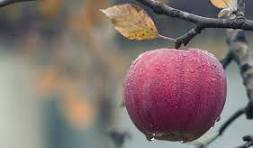
#> input picture Code/Image/image.jpg, 253 x 148 px, found by its file name
$ jupyter execute 'CSE_4876(Lab_2).ipynb'   (shell and % lines are left out)
#> lines starting #> are read from the running program, lines starting #| are printed output that depends on the picture; after the words box and inside, x2 and y2 are one past the last pixel; in counts of white or black regions, pixels touching at a corner belong together
[cell 1]
from google.colab import files
files.upload()
#> the answer given: image.jpg

[cell 2]
import numpy as np
import matplotlib.pyplot as plt
from PIL import Image

# Load the RGB image
image_path = "/content/image.jpg"  # Replace with the path to your RGB image
rgb_image = Image.open(image_path)
#> rgb_image is the input picture: PIL image 253x148 RGB; mean R, G, B 130.1, 113.3, 112

# Convert the RGB image to a NumPy array
rgb_array = np.array(rgb_image)

# Apply the conversion formula to obtain the grayscale image
gray_array = 0.299 * rgb_array[:, :, 0] + 0.587 * rgb_array[:, :, 1] + 0.114 * rgb_array[:, :, 2]
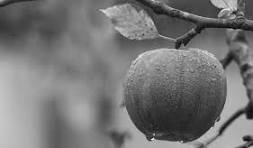
#> gray_array: shape (148, 253) float64; min 0.57, max 247, mean 118.2

# Display the original and grayscale images side by side
plt.figure(figsize=(10, 5))

plt.subplot(1, 2, 1)
plt.title("Original RGB Image")
plt.imshow(rgb_array)
plt.axis("on")

plt.subplot(1, 2, 2)
plt.title("Grayscale Image")
plt.imshow(gray_array, cmap="gray")
plt.axis("on")

plt.show()
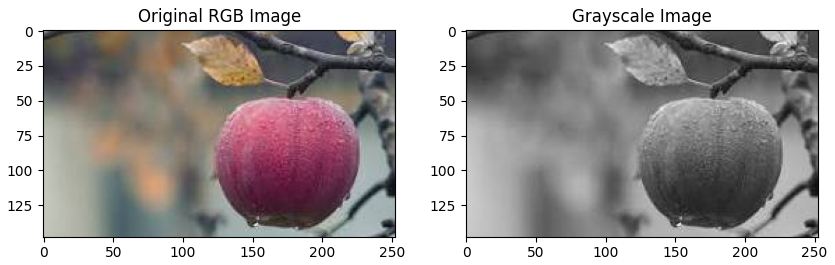
#> figure drawn by matplotlib, 2 panels

[cell 3]
import numpy as np
import matplotlib.pyplot as plt
from PIL import Image

# Load the RGB image
image_path = "/content/image.jpg"  # Replace with the path to your RGB image
rgb_image = Image.open(image_path)

# Apply binary thresholding
threshold_value = 128
binary_array = np.where(gray_array > threshold_value, 255, 0)
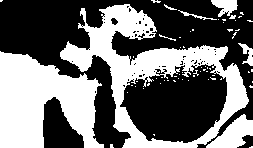
#> binary_array: shape (148, 253) int64; 42.8% white; 65 white regions (56 under 20 px), largest, box (x1, y1, x2, y2) and area: (60, 4, 249, 148) 7864, (0, 51, 104, 148) 6570, (206, 114, 253, 148) 820

# Display the original, grayscale, and binary images side by side
plt.figure(figsize=(15, 5))

plt.subplot(1, 3, 2)
plt.title("Grayscale Image")
plt.imshow(gray_array, cmap="gray")
plt.axis("on")

plt.subplot(1, 3, 3)
plt.title("Binary Image")
plt.imshow(binary_array, cmap="gray")
plt.axis("on")

plt.show()
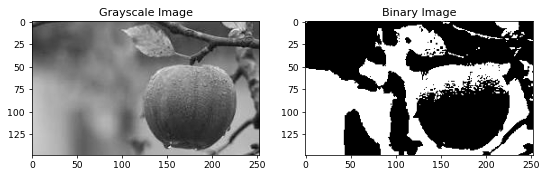
#> figure drawn by matplotlib, 2 panels

[cell 4]
import cv2
import numpy as np
import matplotlib.pyplot as plt

# Load the grayscale image
image_path = "/content/image.jpg"  # Replace with the path to your grayscale image
gray_image = cv2.imread(image_path, cv2.IMREAD_GRAYSCALE)
#> gray_image: shape (148, 253); min 0, max 247, mean 118.2

# Function to quantize the image to the specified number of levels
def quantize_image(image, levels):
    # Normalize the image to the range [0, 1]
    normalized_image = image / 255.0

    # Quantize the normalized image to the specified levels
    quantized_image = (normalized_image * (levels - 1)).astype(np.uint8)

    # Scale the quantized image back to the range [0, 255]
    quantized_image = (quantized_image * (255.0 / (levels - 1))).astype(np.uint8)

    return quantized_image

# Specify the desired number of levels (64, 32, and 16)
levels_list = [64, 32, 16]

# Display the original and quantized images for each level
plt.figure(figsize=(15, 5))

# Original image
plt.subplot(1, 4, 1)
plt.title("Original Grayscale Image")
plt.imshow(gray_image, cmap="gray")
plt.axis("on")

# Quantize and display images for each level
for i, levels in enumerate(levels_list):
    quantized_image = quantize_image(gray_image, levels)

    plt.subplot(1, 4, i + 2)
    plt.title(f"Quantized to {levels} Levels")
    plt.imshow(quantized_image, cmap="gray")
    plt.axis("on")
#> this loop made 3 passes
#> pass 1, in quantize_image, `quantized_image = (normalized_image * (levels - 1)).astype(np.uint8)`:
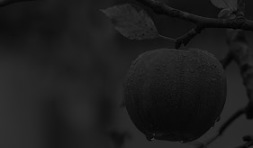
#> quantized_image: shape (148, 253); min 0, max 61, mean 28.7

plt.show()
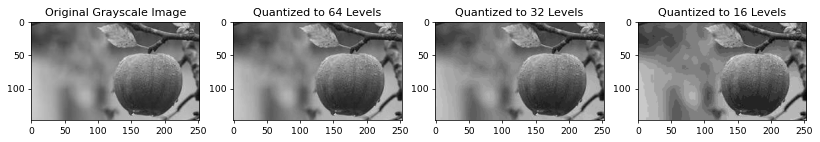
#> figure drawn by matplotlib, 4 panels

$ run again, with Code/Image/tiger.png saved as Code/Image/image.jpg
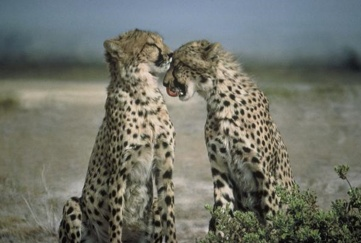
#> input picture Code/Image/tiger.png, 361 x 243 px, found by its file name
#> rgb_image is the input picture: PIL image 361x243 RGB; mean R, G, B 112.3, 114.7, 105.2
#> `binary_array = np.where(gray_array > threshold_value, 255, 0)`:
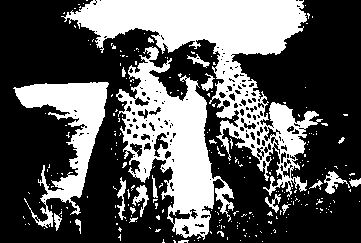
#> binary_array: shape (243, 361) int64; 35.2% white; 263 white regions (239 under 20 px), largest, box (x1, y1, x2, y2) and area: (61, 0, 323, 197) 14593, (116, 46, 234, 240) 9262, (13, 82, 109, 228) 4738
#> `plt.show()`:
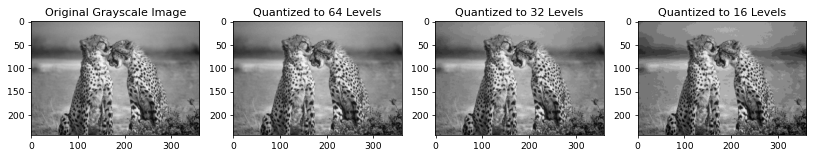
#> figure drawn by matplotlib, 4 panels
